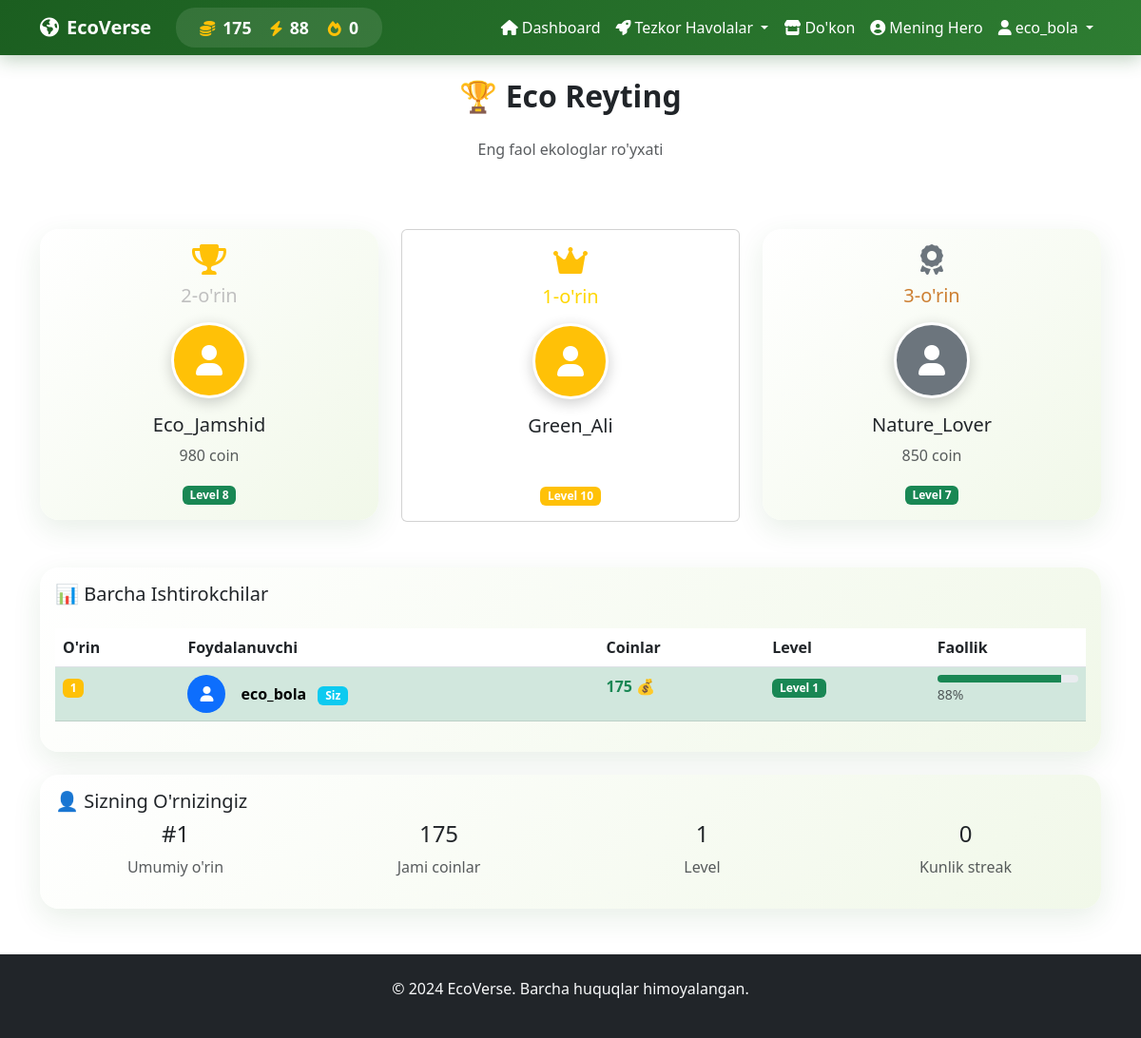
The page /leaderboard (signed in) on the database its author committed.
### app.py (models this page shows)
class User(UserMixin, db.Model):
    id = db.Column(db.Integer, primary_key=True)
    username = db.Column(db.String(80), unique=True, nullable=False)
    email = db.Column(db.String(120), unique=True, nullable=False)
    password_hash = db.Column(db.String(200), nullable=False)
    role = db.Column(db.String(20), nullable=False, default='child')
    coins = db.Column(db.Integer, default=0)
    energy = db.Column(db.Integer, default=100)
    streak = db.Column(db.Integer, default=0)
    last_login = db.Column(db.DateTime)
    created_at = db.Column(db.DateTime, default=datetime.utcnow)
    avatar = db.Column(db.String(200), default='default.png')
    is_admin = db.Column(db.Boolean, default=False)
    last_daily_reset = db.Column(db.DateTime, default=datetime.utcnow)
    level = db.Column(db.Integer, default=1)
    experience = db.Column(db.Integer, default=0)

### app.py (the view)
@app.route('/leaderboard')
@login_required
def leaderboard():
    users = User.query.filter_by(role='child').order_by(User.coins.desc()).limit(20).all()
    return render_template('leaderboard.html', user=current_user, users=users)

### app.py (called while the page is built)
@login_manager.user_loader
def load_user(user_id):
    return db.session.get(User, int(user_id))

### templates/leaderboard.html (shortened to what this page needs)
{% extends "base.html" %}
{% block content %}
<div class="container mt-4">
    <div class="row mb-4">
        <div class="col-12">
            <h2 class="fw-bold text-center mb-4">🏆 Eco Reyting</h2>
            <p class="text-center text-muted mb-5">Eng faol ekologlar ro'yxati</p>
        </div>
    </div>
    <div class="row mb-5">
        <div class="col-md-4 text-center">
            <div class="card eco-card">
                <div class="card-body">
                    <div class="position-2 mb-3">
                        <i class="fas fa-trophy fa-2x text-warning"></i>
                        <h5 class="mt-2">2-o'rin</h5>
                    </div>
                    <div class="user-avatar bg-warning mx-auto mb-3">
                        <i class="fas fa-user fa-2x text-white"></i>
                    </div>
                    <h5>Eco_Jamshid</h5>
                    <p class="text-muted">980 coin</p>
                    <span class="badge bg-success">Level 8</span>
                </div>
            </div>
        </div>
        <div class="col-md-4 text-center">
            <div class="card eco-card-primary">
                <div class="card-body">
                    <div class="position-1 mb-3">
                        <i class="fas fa-crown fa-2x text-warning"></i>
                        <h5 class="mt-2">1-o'rin</h5>
                    </div>
                    <div class="user-avatar bg-warning mx-auto mb-3">
                        <i class="fas fa-user fa-2x text-white"></i>
                    </div>
                    <h5>Green_Ali</h5>
                    <p class="text-white">1200 coin</p>
                    <span class="badge bg-warning">Level 10</span>
                </div>
            </div>
        </div>
        <div class="col-md-4 text-center">
            <div class="card eco-card">
                <div class="card-body">
                    <div class="position-3 mb-3">
                        <i class="fas fa-award fa-2x text-secondary"></i>
                        <h5 class="mt-2">3-o'rin</h5>
                    </div>
                    <div class="user-avatar bg-secondary mx-auto mb-3">
                        <i class="fas fa-user fa-2x text-white"></i>
                    </div>
                    <h5>Nature_Lover</h5>
                    <p class="text-muted">850 coin</p>
                    <span class="badge bg-success">Level 7</span>
                </div>
            </div>
        </div>
    </div>
    <div class="row">
        <div class="col-12">
            <div class="card eco-card">
                <div class="card-body">
                    <h5 class="card-title mb-4">📊 Barcha Ishtirokchilar</h5>
                    <div class="table-responsive">
                        <table class="table table-hover">
                            <thead>
                                <tr>
                                    <th>O'rin</th>
                                    <th>Foydalanuvchi</th>
                                    <th>Coinlar</th>
                                    <th>Level</th>
                                    <th>Faollik</th>
                                </tr>
                            </thead>
                            <tbody>
                                {% for user in users %}
                                <tr class="{% if user.username == current_user.username %}table-success{% endif %}">
                                    <td>
                                        {% if loop.index == 1 %}
                                            <span class="badge bg-warning">1</span>
                                        {% elif loop.index == 2 %}
                                            <span class="badge bg-secondary">2</span>
                                        {% elif loop.index == 3 %}
                                            <span class="badge bg-danger">3</span>
                                        {% else %}
                                            <span class="badge bg-light text-dark">{{ loop.index }}</span>
                                        {% endif %}
                                    </td>
                                    <td>
                                        <div class="d-flex align-items-center">
                                            <div class="user-avatar-sm bg-primary me-3">
                                                <i class="fas fa-user text-white"></i>
                                            </div>
                                            <div>
                                                <strong>{{ user.username }}</strong>
                                                {% if user.username == current_user.username %}
                                                <span class="badge bg-info ms-2">Siz</span>
                                                {% endif %}
                                            </div>
                                        </div>
                                    </td>
                                    <td>
                                        <span class="fw-bold text-success">{{ user.coins }} 💰</span>
                                    </td>
                                    <td>
                                        <span class="badge bg-success">Level {{ (user.streak // 7) + 1 }}</span>
                                    </td>
                                    <td>
                                        <div class="progress" style="height: 8px;">
                                            <div class="progress-bar bg-success"
                                                 style="width: {{ (user.energy / 100) * 100 }}%"></div>
                                        </div>
                                        <small class="text-muted">{{ user.energy }}%</small>
                                    </td>
                                </tr>
                                {% endfor %}
                            </tbody>
                        </table>
                    </div>
                </div>
            </div>
        </div>
    </div>
    <div class="row mt-4">
        <div class="col-12">
            <div class="card eco-card">
                <div class="card-body">
                    <h5 class="card-title">👤 Sizning O'rnizingiz</h5>
                    <div class="row text-center">
                        <div class="col-md-3">
                            <h4>#{{ users.index(current_user) + 1 if current_user in users else 'N/A' }}</h4>
                            <p class="text-muted">Umumiy o'rin</p>
                        </div>
                        <div class="col-md-3">
                            <h4>{{ current_user.coins }}</h4>
                            <p class="text-muted">Jami coinlar</p>
                        </div>
                        <div class="col-md-3">
                            <h4>{{ (current_user.streak // 7) + 1 }}</h4>
                            <p class="text-muted">Level</p>
                        </div>
                        <div class="col-md-3">
                            <h4>{{ current_user.streak }}</h4>
                            <p class="text-muted">Kunlik streak</p>
                        </div>
                    </div>
                </div>
            </div>
        </div>
    </div>
</div>
{% endblock %}

### templates/base.html (shortened to what this page needs)
<!DOCTYPE html>
<html lang="uz">
<head>
    <link href="https://cdn.jsdelivr.net/npm/bootstrap@5.3.0/dist/css/bootstrap.min.css" rel="stylesheet">
    <link rel="stylesheet" href="https://cdnjs.cloudflare.com/ajax/libs/font-awesome/6.0.0/css/all.min.css">
    <link rel="stylesheet" href="/static/css/eco-style.css">
    <link rel="stylesheet" href="/static/css/eco-animations.css">
</head>
<body>
    <nav class="navbar navbar-expand-lg navbar-dark navbar-eco">
        <div class="container">
            <a class="navbar-brand fw-bold" href="{{ url_for('dashboard') }}">
                <i class="fas fa-earth-americas me-2"></i>EcoVerse
            </a>
            {% if current_user.is_authenticated %}
            <div class="user-stats d-none d-md-flex">
                <div class="stat-item">
                    <i class="fas fa-coins text-warning me-1"></i>
                    <span class="stat-value text-white">{{ current_user.coins }}</span>
                </div>
                <div class="stat-item">
                    <i class="fas fa-bolt text-warning me-1"></i>
                    <span class="stat-value text-white">{{ current_user.energy }}</span>
                </div>
                <div class="stat-item">
                    <i class="fas fa-fire text-warning me-1"></i>
                    <span class="stat-value text-white">{{ current_user.streak }}</span>
                </div>
            </div>
            {% endif %}
            <div class="collapse navbar-collapse" id="navbarNav">
                <ul class="navbar-nav ms-auto">
                    {% if current_user.is_authenticated %}
                    <li class="nav-item">
                        <a class="nav-link" href="{{ url_for('dashboard') }}">
                            <i class="fas fa-home me-1"></i>Dashboard
                        </a>
                    </li>
                    <li class="nav-item dropdown">
                        <a class="nav-link dropdown-toggle" href="#" role="button" data-bs-toggle="dropdown">
                            <i class="fas fa-rocket me-1"></i>Tezkor Havolalar
                        </a>
                    </li>
                    <li class="nav-item">
                        <a class="nav-link" href="{{ url_for('shop') }}">
                            <i class="fas fa-store me-1"></i>Do'kon
                        </a>
                    </li>
                    <li class="nav-item">
                        <a class="nav-link" href="{{ url_for('hero') }}">
                            <i class="fas fa-user-circle me-1"></i>Mening Hero
                        </a>
                    </li>
                    <li class="nav-item dropdown">
                        <a class="nav-link dropdown-toggle" href="#" role="button" data-bs-toggle="dropdown">
                            <i class="fas fa-user me-1"></i>{{ current_user.username }}
                        </a>
                    </li>
                    {% endif %}
                </ul>
            </div>
        </div>
    </nav>
    <main>
        {% block content %}{% endblock %}
    </main>
    <footer class="bg-dark text-light py-4 mt-5">
        <div class="container text-center">
            <p>&copy; 2024 EcoVerse. Barcha huquqlar himoyalangan.</p>
        </div>
    </footer>
</body>
</html>

### static/css/eco-style.css (style rules this page uses)
:root { --header-green: #1B5E20; --header-green-dark: #145218; --header-green-light: #2E7D32; --button-green: #1B5E20; --button-green-hover: #145218; --button-green-light: #2E7D32; --primary-color: #1B5E20; --secondary-color: #2E7D32; --accent-color: #4CAF50; --light-green: #E8F5E8; --very-light-green: #F1F8E9; }

### static/css/eco-animations.css (style rules this page uses)
:root { --header-green: #1B5E20; --header-green-dark: #145218; --header-green-light: #2E7D32; --primary-color: #1B5E20; --secondary-color: #2E7D32; --accent-color: #4CAF50; --light-green: #E8F5E8; --very-light-green: #F1F8E9; --leaf-green: #388E3C; --nature-brown: #8D6E63; --sun-yellow: #FFD54F; --water-blue: #4FC3F7; }
.eco-card { background: linear-gradient(135deg, #FFFFFF 0%, var(--very-light-green) 100%); border: none; border-radius: 20px; box-shadow: 0 10px 30px rgba(27, 94, 32, 0.1); transition: all 0.4s ease; position: relative; overflow: hidden; }
.eco-card::before { content: ''; position: absolute; top: 0; left: -100%; width: 100%; height: 100%; background: linear-gradient(90deg, transparent, rgba(76, 175, 80, 0.1), transparent); transition: left 0.6s; }
.navbar-eco { background: linear-gradient(135deg, var(--header-green), var(--header-green-light)) !important; animation: welcomeFloat 1s ease-out 2s both; box-shadow: 0 4px 20px rgba(27, 94, 32, 0.3) !important; }

### templates/base.html (style rules this page uses)
.navbar-eco { background: linear-gradient(135deg, #1B5E20, #2E7D32) !important; box-shadow: 0 2px 10px rgba(0, 0, 0, 0.1); }
.user-stats { background: rgba(255, 255, 255, 0.1); border-radius: 20px; padding: 8px 15px; margin: 0 10px; }
.stat-item { display: inline-block; margin: 0 10px; text-align: center; }
.stat-value { font-weight: bold; font-size: 1.1em; }
.nav-link { color: white !important; transition: all 0.3s ease; }

### templates/leaderboard.html (style rules this page uses)
.user-avatar { width: 80px; height: 80px; border-radius: 50%; display: flex; align-items: center; justify-content: center; border: 3px solid white; box-shadow: 0 4px 15px rgba(0,0,0,0.2); }
.user-avatar-sm { width: 40px; height: 40px; border-radius: 50%; display: flex; align-items: center; justify-content: center; }
.position-1 { color: gold; }
.position-2 { color: silver; }
.position-3 { color: #cd7f32; }

### rows shown on the page
User: coins "175", energy "88", streak "0", username "eco_bola", shows "Siz", (user.streak//7)+1 "1", (current_user.streak//7)+1 "1"

### other values the page prints
{{ users.index(current_user) + 1 if current_user in users else 'N/A' }} "1"
